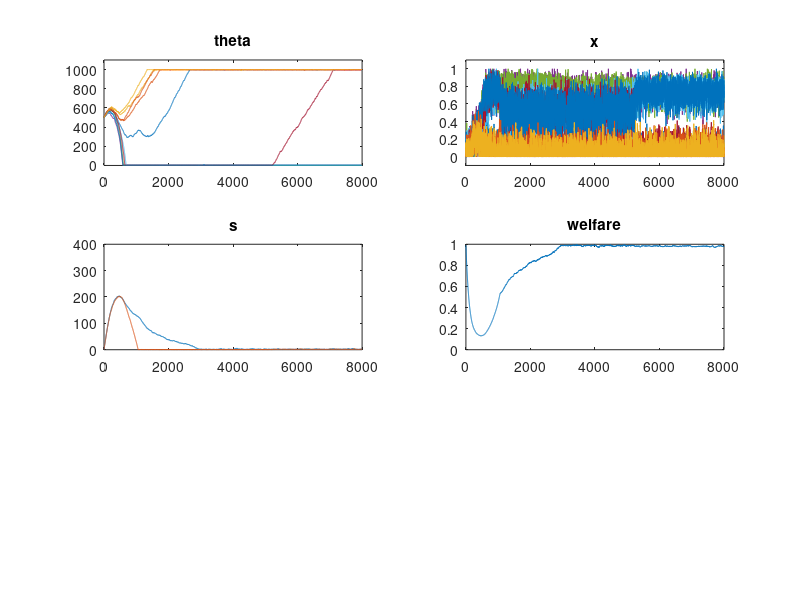

Write the MATLAB code that produced this figure.
%---------------------------------
% Initialization of the variables


function main
    global M N phi zeta theta_min theta_max delta alpha p sigma beta
    'start'
    N = 5;                     %Number of bees
    M = 2;                      %Number of tasks

    theta = ones(N,M)*500;      %response treshold
    x = ones(N,M)*0.1;          %fraction of time spent by individual i on task j
    s = ones(1,M);              %stimulus intensity for task j

    initial_condition = [reshape(theta, N*M,1); reshape(x, N*M,1);reshape(s,M,1)]; %intial condition for the ode_solver
    
    alpha = M+1;                %This factor has been changed in order to get convergence
                                %We could also change the delta!
                                %This change has been made because it doesn't make much sense
                                %to get an infinitely increasing stimuli for all tasks.

    delta = 1;                  %describes increase of stimuli
    p=0.2;                      %Probability individual i gives up performing task j in time interval
    zeta=5;                     %learning %4
    phi=1;                      %forgetting
    sigma=0.07;                  %sigma for gaussian distribution
    beta=50;                    %prefactor for growth rate

    dt=0.9;
    end_time = 8000;

    %dt=0.01;
    %end_time = 5000;

    
    theta_min=1;
    theta_max=1000;
    
    %[T,Y]=ode45(@ode_function, [0 3000], initial_condition);
    [T,Y]=euler_method(@ode_function, [0 end_time], initial_condition,dt);
    

    %plot(T,Y(:,1:M*N),'-o')
    %plot(T,Y(:,13),'-r')
    subplot(3,2,1)
    plot(T,Y(1:M*N,:),'-')
    axis([0 end_time 0 1100])
    title('theta')
    
    subplot(3,2,2)
    plot(T,Y(M*N+1:M*N*2,:),'-')
    axis([0 end_time -0.1 1.1])
    title('x')
    
    subplot(3,2,3)
    plot(T,Y(M*N*2+1:M*N*2+M,:),'-')
    title('s')
    axis([0 end_time 0 400])
    
    %here is a first version of welfare implementation
    %of course we can use another function to estimate welfare
    %welfare = 1 ./ (Y(M*N*2+1,:) + 1);
    %for i=2:M
    %    welfare = welfare + 1./ (Y(M*N*2+i,:) + 1);
    %end
    
    %with the above welfare, low stimuli drive the welfare to be high, 
    %while high stimuli don't have much importance
    %maybe the welfare should rather be determined by the high stimuli:
    sumstimuli = 0;
    for i=1:M
        sumstimuli = sumstimuli + Y(M*N*2+i,:);
    end 
    welfare = exp(-sumstimuli / (M*100));
    
    subplot(3,2,4)
    plot(T,welfare,'-')
    axis([0 end_time 0 1])
    title('welfare')
    
    % Linear colony growth in dependence of colony wealth
    N= N + welfare*beta;
    
    

end


function dy = ode_function(t,y)
    global M N phi zeta theta_min theta_max delta alpha p sigma
    dy = zeros(2*N*M+M,1);
    
    %theta matrix
    for j=1:M
        for i=1:N
            %factor = 0;
            %y((j-1)*N + i, 1);
            %if (y((j-1)*N + i, 1) > theta_min) && (y((j-1)*N + i, 1)<theta_max)
            %    factor = 1;
            %end 
            
            dy((j-1)*N + i, 1) = [(1 - y((j-1)*N + i +N*M, 1))*phi- y((j-1)*N + i +N*M, 1)*zeta];
            %xij: dy((i-1)*N + j +N*M, 1)  
        end
    end
    
    %x matrix
    for j=1:M
        for i=1:N
            sum = 0;
            for w=1:M
                sum = sum+y(M*N+(w-1)*N + i);
            end
            %gaussian_sp = 0;
            %here is a attempt to get the gaussian centerd process
            %unfortunately the gaussian random number generator seems to be
            %way to slow!!!
            %%%gaussian_sp = normrnd(0,sigma);
            %gaussian_sp = sigma*randn;
            gaussian_sp = 0;
            
            dy(M*N+(j-1)*N + i, 1) = (y(M*N*2+j)^2/(y(M*N*2+j)^2+y((j-1)*N + i)^2)+0.0001)*(1-sum)-p*y(M*N+(j-1)*N + i, 1)+gaussian_sp;

           
            dy(M*N+(j-1)*N + i, 1) = [y(M*N*2+j)^2/(y(M*N*2+j)^2+y((j-1)*N + i)^2)]*[1-sum]-p*y(M*N+(j-1)*N + i, 1)+gaussian_sp;
            
     

        end
    end 
  
    %s matrix
    for j=1:M
        %it makes no sense to have a negative value for the stiumuli
        sum=0;
        for i=1:N
            %it makes no sense to have a negative value for the stiumuli
            sum = sum + alpha/N*y(M*N+(j-1)*N+i);
        end
        
        if ~((y(2*M*N+j)<=0) && ((delta - sum)<0))
            dy(2*M*N+j)= dy(2*M*N+j) + delta - sum;
        end
    end
    
    
end


function [T,Y] = euler_method(fun,time, y0, h)
    global M N theta_min theta_max sigma
    T = [];
    Y = [];
    T = [T,time(1)];
    Y = [Y,y0];
    
    
    y_eul = y0;
    t_eul = time(1);
    
    number = (time(2)-time(1))/h;
    
    for j=1:number
        %if(j==number/2)
            %theta matrix
         %   for k=1:M
          %      for i=1:N
           %         y_eul((k-1)*N + i) = 500;
            %        y_eul(N*M + (k-1)*N + i) = 0.1;
             %   end
            %end
        %end
        y_eul = y_eul + h*fun(t_eul,y_eul)+sqrt(h)*sigma*randn(size(y_eul));
        t_eul = t_eul + h ;
        j
        for k=1:M
            for i=1:N
                if(y_eul((k-1)*N + i)<theta_min)
                    y_eul((k-1)*N + i)=theta_min;
                end
                if(y_eul((k-1)*N + i)>theta_max)
                    y_eul((k-1)*N + i)=theta_max;
                end
                if(y_eul(N*M + (k-1)*N + i)< 0.0)
                    y_eul(N*M + (k-1)*N + i) = 0;
                end
                if(y_eul(N*M + (k-1)*N + i) > 1.0)
                    y_eul(N*M + (k-1)*N + i) = 1;
               end
            end
        
        for v=1:2*N*M+M
                if (y_eul(v)<=0)
                    y_eul(v)=0.0001;
                end 
        end

        end 
        
        Y = [Y, y_eul];
        T = [T, t_eul];
    end
    

end 
